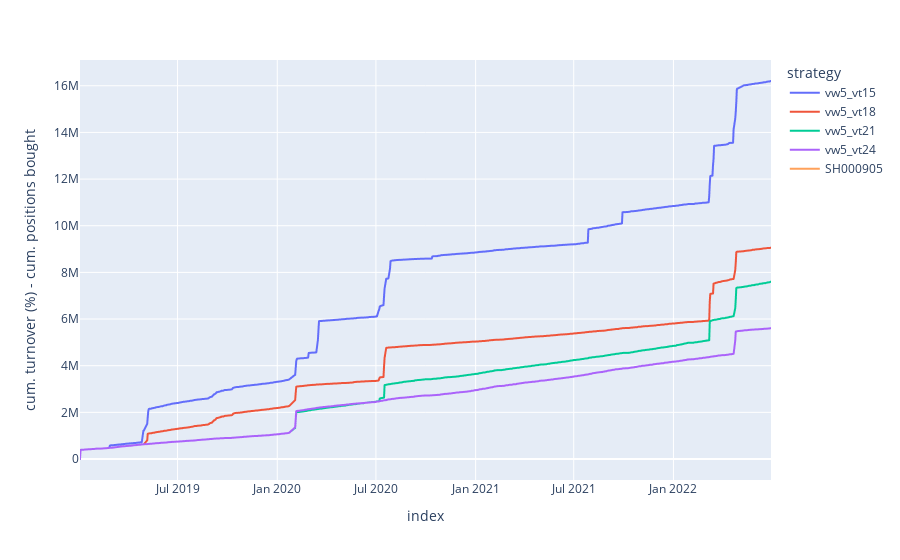

Notebook code for this chart:
### Code cell
temp_df = df_vol.loc[df_vol['strategy'].isin(names)]
fig = px.line(temp_df, x=temp_df.index, y='cum_turnover', color='strategy',
              labels={
                     "cum_turnover": "cum. turnover (%) - cum. positions bought",},
             )
fig.show()

### Figure 1 — Plotly figure (JSON) as saved in the notebook; plotly's stock layout.template omitted (floating-point values rounded to 4 significant figures; data arrays with more than 128 entries replaced by an {"elided": "..."} marker saying what was removed)
{"data": [{"hovertemplate": "strategy=vw5_vt15<br>index=%{x}<br>cum. turnover (%) - cum. positions bought=%{y}<extra></extra>", "legendgroup": "vw5_vt15", "line": {"color": "#636efa", "dash": "solid"}, "marker": {"symbol": "circle"}, "mode": "lines", "name": "vw5_vt15", "showlegend": true, "type": "scattergl", "x": {"elided": "847 str values"}, "xaxis": "x", "y": {"elided": "847 float values"}, "yaxis": "y"}, {"hovertemplate": "strategy=vw5_vt18<br>index=%{x}<br>cum. turnover (%) - cum. positions bought=%{y}<extra></extra>", "legendgroup": "vw5_vt18", "line": {"color": "#EF553B", "dash": "solid"}, "marker": {"symbol": "circle"}, "mode": "lines", "name": "vw5_vt18", "showlegend": true, "type": "scattergl", "x": {"elided": "847 str values"}, "xaxis": "x", "y": {"elided": "847 float values"}, "yaxis": "y"}, {"hovertemplate": "strategy=vw5_vt21<br>index=%{x}<br>cum. turnover (%) - cum. positions bought=%{y}<extra></extra>", "legendgroup": "vw5_vt21", "line": {"color": "#00cc96", "dash": "solid"}, "marker": {"symbol": "circle"}, "mode": "lines", "name": "vw5_vt21", "showlegend": true, "type": "scattergl", "x": {"elided": "847 str values"}, "xaxis": "x", "y": {"elided": "847 float values"}, "yaxis": "y"}, {"hovertemplate": "strategy=vw5_vt24<br>index=%{x}<br>cum. turnover (%) - cum. positions bought=%{y}<extra></extra>", "legendgroup": "vw5_vt24", "line": {"color": "#ab63fa", "dash": "solid"}, "marker": {"symbol": "circle"}, "mode": "lines", "name": "vw5_vt24", "showlegend": true, "type": "scattergl", "x": {"elided": "847 str values"}, "xaxis": "x", "y": {"elided": "847 float values"}, "yaxis": "y"}, {"hovertemplate": "strategy=SH000905<br>index=%{x}<br>cum. turnover (%) - cum. positions bought=%{y}<extra></extra>", "legendgroup": "SH000905", "line": {"color": "#FFA15A", "dash": "solid"}, "marker": {"symbol": "circle"}, "mode": "lines", "name": "SH000905", "showlegend": true, "type": "scattergl", "x": {"elided": "847 str values"}, "xaxis": "x", "y": {"elided": "847 null values"}, "yaxis": "y"}], "layout": {"legend": {"title": {"text": "strategy"}, "tracegroupgap": 0}, "margin": {"t": 60}, "xaxis": {"anchor": "y", "domain": [0, 1], "title": {"text": "index"}}, "yaxis": {"anchor": "x", "domain": [0, 1], "title": {"text": "cum. turnover (%) - cum. positions bought"}}}}
